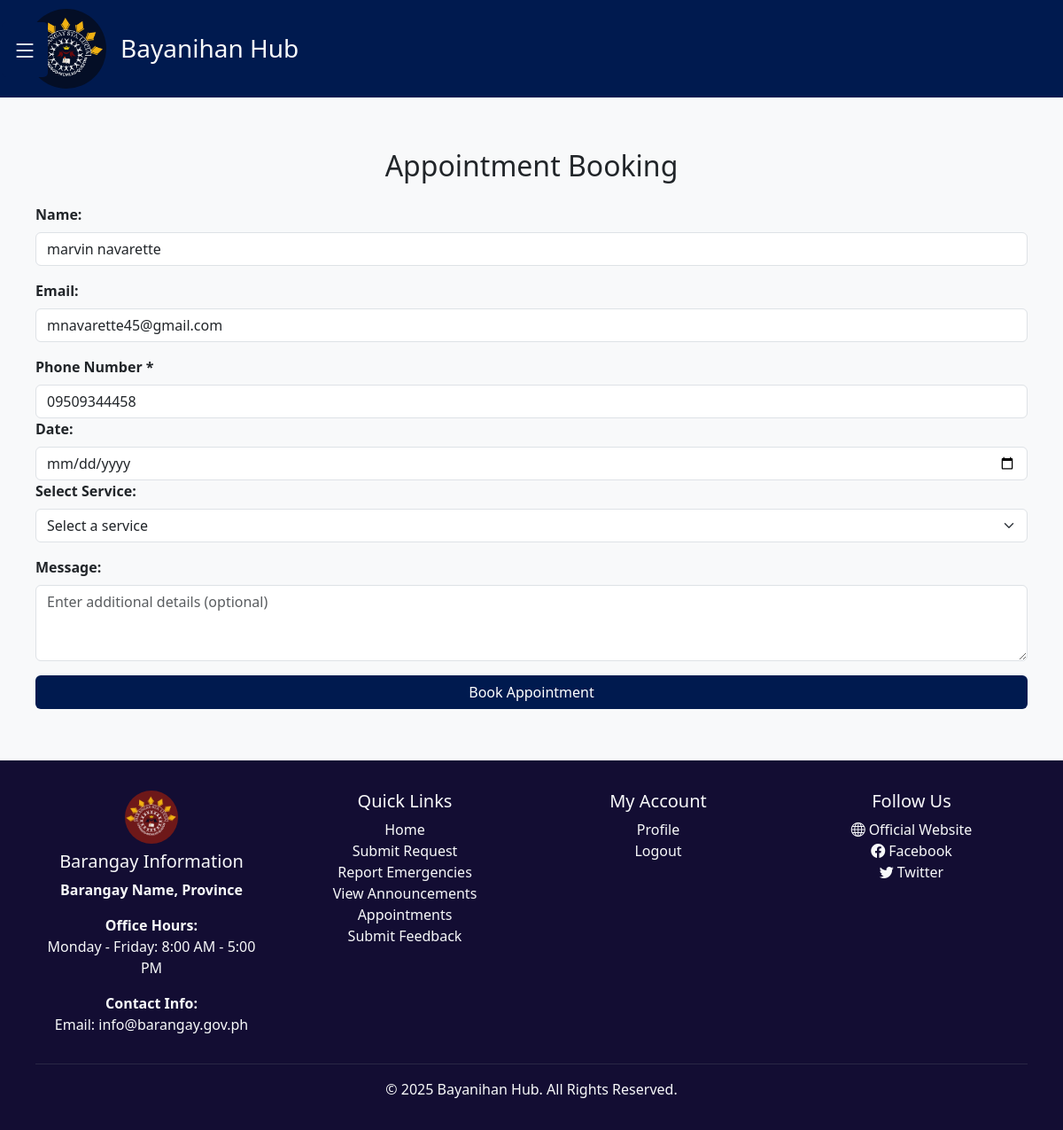
/frontEnd/frontEnd/frontEnd/resident/bookAppointment.php (signed in), run on the app's committed database.
### tables this page shows
CREATE TABLE `users` (
  `user_id` int NOT NULL AUTO_INCREMENT,
  `role` enum('ADMIN','RESIDENT') DEFAULT NULL,
  `first_name` varchar(100) DEFAULT NULL,
  `middle_name` varchar(100) DEFAULT NULL,
  `last_name` varchar(100) DEFAULT NULL,
  `name_extension` varchar(10) DEFAULT NULL,
  `birthdate` date DEFAULT NULL,
  `civil_status` enum('Single','Married','Widowed','Separated','Divorced') NOT NULL,
  `gender` enum('Male','Female','LGBTQIA+') NOT NULL,
  `email` varchar(100) DEFAULT NULL,
  `phone_number` varchar(15) DEFAULT NULL,
  `occupation` varchar(100) DEFAULT NULL,
  `barangay` varchar(100) DEFAULT NULL,
  `profile_photo` varchar(255) DEFAULT 'default.jpg',
  `password` varchar(255) DEFAULT NULL,
  `created_at` timestamp NULL DEFAULT CURRENT_TIMESTAMP,
  `updated_at` timestamp NULL DEFAULT CURRENT_TIMESTAMP,
  `username` varchar(100) DEFAULT NULL,
  `residence_since` varchar(255) DEFAULT NULL,
  `house_address` varchar(255) DEFAULT NULL,
  `profile_image` varchar(255) DEFAULT NULL,
  `reset_token_hash` varchar(64) DEFAULT NULL,
  `reset_token_expires_at` datetime DEFAULT NULL,
  `show_verification` tinyint(1) DEFAULT '0',
  `verify_email` tinyint(1) DEFAULT '0',
  `verification_code` varchar(6) DEFAULT NULL,
  `is_verified` tinyint(1) DEFAULT NULL,
  PRIMARY KEY (`user_id`),
  UNIQUE KEY `phone_number` (`phone_number`),
  UNIQUE KEY `email` (`email`),
  UNIQUE KEY `reset_token_hash` (`reset_token_hash`)
);

### frontEnd/frontEnd/frontEnd/resident/bookAppointment.php (the view, shortened to what this page needs)
<?php
include '../../db_connection.php';
$user_id = $_SESSION['user_id'] ?? null;
$user = null;
if ($user_id) {
  $query = "SELECT first_name,last_name, phone_number, email FROM users WHERE user_id = ?";
  $stmt = $con->prepare($query);
  $stmt->bind_param("i", $user_id);
  $stmt->execute();
  $result = $stmt->get_result();
  $user = $result->fetch_assoc();
}
?>
<!DOCTYPE html>
<html lang="en">
  <head>
    <link
      href="https://cdn.jsdelivr.net/npm/bootstrap@5.3.0/dist/css/bootstrap.min.css"
      rel="stylesheet"
    />
    <link
      rel="stylesheet"
      href="https://cdn.jsdelivr.net/npm/bootstrap-icons/font/bootstrap-icons.css"
    />
    <link rel="stylesheet" href="../public/css/home.css" />
  </head>
  <body>
    <button class="toggle-btn" id="toggleBtn" onclick="toggleSidebar()"><i class="bi bi-list"></i></button>
    <div class="text-light" style="background-color: #001a4f">
      <div class="container brand-header">
        <img
          src="../media/logo2.png"
          alt="Bayanihan Hub Logo"
          width="90px"
          height="90px"
          style="border-radius: 50%"
        />
        <h3 class="mx-3 mt-2">Bayanihan Hub</h3>
      </div>
    </div>
    <div class="container mt-5">
      <h2 class="text-center mb-4">Appointment Booking</h2>
      <form action="../../saveAppointment.php" method="POST">
      <div class="mb-3">
  <label for="name" class="form-label">Name:</label>
  <input
    type="text"
    class="form-control"
    id="name"
    name="name"
    placeholder="Enter your full name"
    value="<?php echo htmlspecialchars($user['first_name'] . ' ' . $user['last_name']); ?>"
    required
  />
</div>
          <div class="mb-3">
  <label for="email" class="form-label">Email:</label>
  <input
    type="email"
    class="form-control"
    id="email"
    name="email"
    placeholder="Enter your email"
    value="<?php echo htmlspecialchars($user['email']); ?>"
    required
  />
</div>
        <div class="col-md-">
  <label class="form-label">Phone Number *</label>
  <input type="tel" class="form-control" name="phone_number" required pattern="[0-9]{11}" title="Please enter an 11-digit phone number" value="<?php echo htmlspecialchars($user['phone_number']); ?>" />
</div>
        <div class="mb-3">
          <label for="date" class="form-label">Date:</label>
          <input
            type="date"
            class="form-control"
            id="date"
            name="date"
            required
          />
          <div class="mb-3">
  <label for="service" class="form-label">Select Service:</label>
  <select class="form-select" id="service" name="service" required>
    <option value="" disabled selected>Select a service</option>
  </select>
</div>
        </div>
        <div class="mb-3">
          <label for="message" class="form-label">Message:</label>
          <textarea
            class="form-control"
            id="message"
            name="message"
            rows="3"
            placeholder="Enter additional details (optional)"
          ></textarea>
        </div>
        <div class="text-center">
          <button type="submit" class="btn btn-submit w-100">
            Book Appointment
          </button>
        </div>
      </form>
    </div>
    <footer class=" text-light py-4 mt-5">
  <div class="container">
    <div class="row">
      <div class="col-md-3">
        <img src="../media/logo.png" alt="Logo" width="60" height="60" class="mb-2 rounded-circle">
        <h5>Barangay Information</h5>
        <p><strong>Barangay Name, Province</strong></p>
        <p><strong>Office Hours:</strong><br>Monday - Friday: 8:00 AM - 5:00 PM</p>
        <p><strong>Contact Info:</strong><br>Email: info@barangay.gov.ph</p>
      </div>
      <div class="col-md-3">
        <h5>Quick Links</h5>
        <ul class="list-unstyled">
          <li><a href="resident_dashboard.php" class="text-light text-decoration-none">Home</a></li>
          <li><a href="submitReqForm.php" class="text-light text-decoration-none">Submit Request</a></li>
          <li><a href="reportEmergency.php" class="text-light text-decoration-none">Report Emergencies</a></li>
          <li><a href="viewAnnouncement.php" class="text-light text-decoration-none">View Announcements</a></li>
          <li><a href="bookAppointment.php" class="text-light text-decoration-none">Appointments</a></li>
          <li><a href="submitFeedback.php" class="text-light text-decoration-none">Submit Feedback</a></li>
        </ul>
      </div>
      <div class="col-md-3">
        <h5>My Account</h5>
        <ul class="list-unstyled">
          <li><a href="accountInfo.php" class="text-light text-decoration-none">Profile</a></li>
          <li><a href="../login/signin.php" class="text-light text-decoration-none">Logout</a></li>
        </ul>
      </div>
      <div class="col-md-3">
        <h5>Follow Us</h5>
        <ul class="list-unstyled">
          <li><a href="#" class="text-light text-decoration-none"><i class="bi bi-globe me-1"></i>Official Website</a></li>
          <li><a href="#" class="text-light text-decoration-none"><i class="bi bi-facebook me-1"></i>Facebook</a></li>
          <li><a href="#" class="text-light text-decoration-none"><i class="bi bi-twitter me-1"></i>Twitter</a></li>
        </ul>
      </div>
    </div>
    <hr class="border-secondary my-3" />
    <p class="text-center mb-0">&copy; <?php echo date("Y"); ?> Bayanihan Hub. All Rights Reserved.</p>
  </div>
</footer>
  </body>
</html>

### frontEnd/frontEnd/frontEnd/public/css/home.css (style rules this page uses)
body { background-color: #f8f9fa; }
.container { padding: 10px; border-radius: 10px; }
footer { background: #130d33; color: white; padding: 20px 0; text-align: center; }
.toggle-btn { position: fixed; top: 25px; left: 2px; background: #001a4f; color: white; border: none; padding: 10px 12px; font-size: 28px; cursor: pointer; z-index: 1000; transition: transform 0.3s ease-in-out; border-radius: 5px; }
.brand-header { display: flex; align-items: center; justify-content: start; padding: 10px 0; }

### frontEnd/frontEnd/frontEnd/resident/bookAppointment.php (style rules this page uses)
.form-label { font-weight: bold; }
.btn-submit { background-color: #001a4f; color: white; }

### data on the page
users: name "marvin navarette", email "mnavarette45@gmail.com", phone_number "09509344458"
